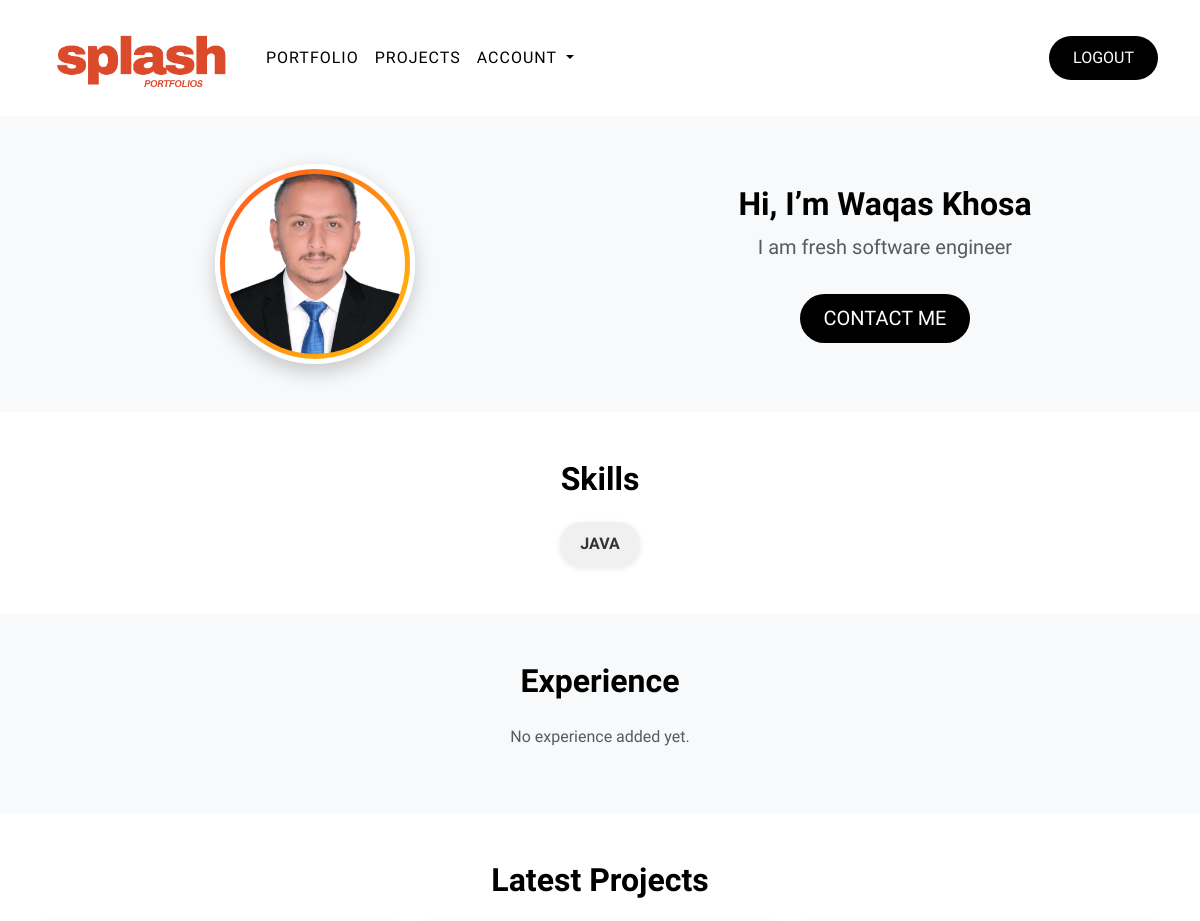
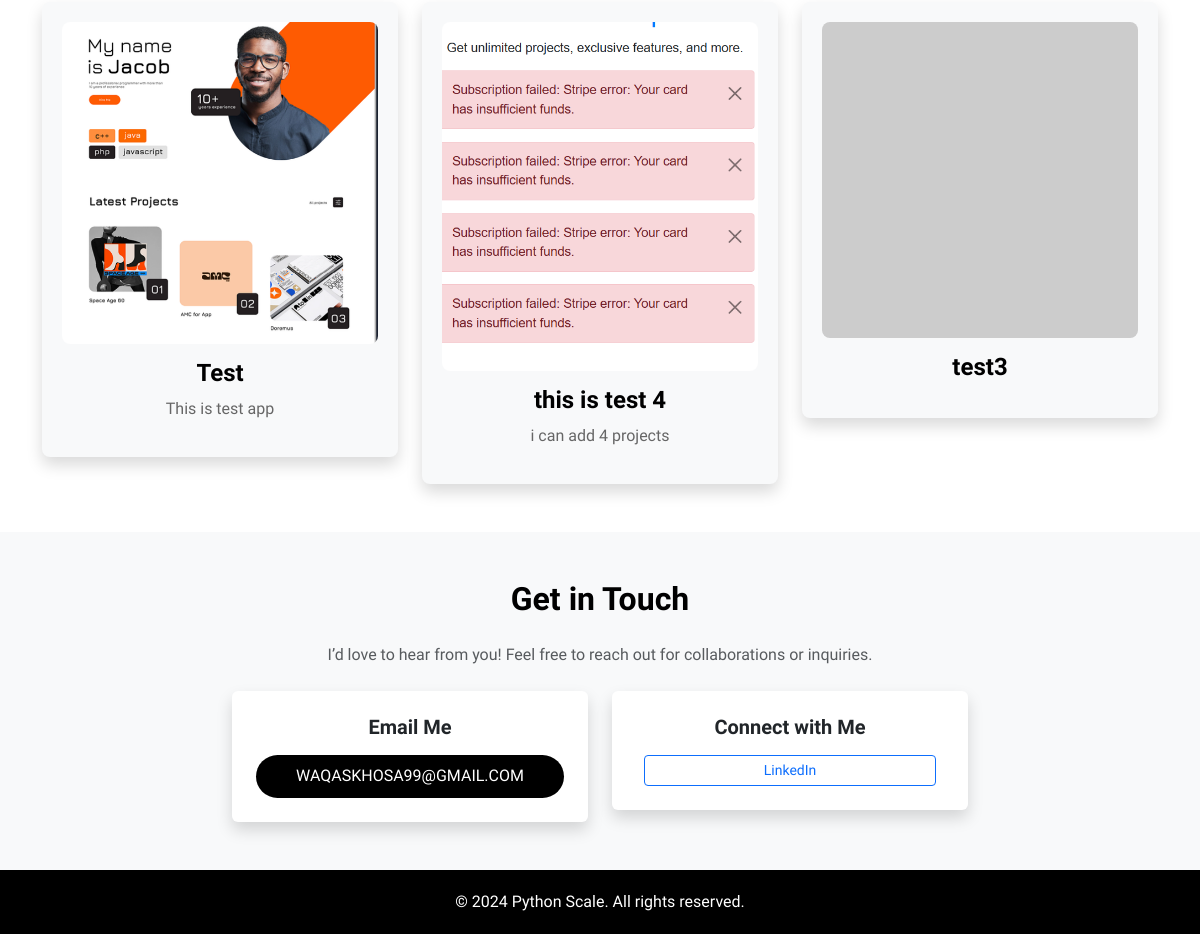
Screenshot of /portfolio/waqaskhosa99/ (signed in) with the database file from the repository (2 pictures, top to bottom).
### portfolio_app/models.py (models this page shows, shortened)
class CustomUser(AbstractUser):
    first_name = models.CharField(max_length=100, blank=True)
    last_name = models.CharField(max_length=100, blank=True)
    email = models.EmailField(unique=True, validators=[EmailValidator(message="Enter a valid email address.")])
    skills = models.ManyToManyField('Skill', blank=True)
    profile_image = models.ImageField(upload_to='profile_images/', null=True, blank=True, default='profile_images/default_profile.jpg')
    introduction = models.CharField(max_length=500, null=True, blank=True)
    is_premium = models.BooleanField(default=False)
    linkedin_url = models.URLField(null=True, blank=True)
    github_url = models.URLField(null=True, blank=True)
    experience = models.CharField(max_length=10, null=True, blank=True)
    signup_year = models.PositiveIntegerField(
        default=datetime.datetime.now().year,
        validators=[
            MinValueValidator(2000),
            MaxValueValidator(datetime.datetime.now().year)
        ]
    )
    username = models.CharField(max_length=150, unique=True, blank=True, null=True)
    REQUIRED_FIELDS = ['first_name', 'last_name']
    USERNAME_FIELD = 'email'
    objects = CustomUserManager()

class Skill(models.Model):
    name = models.CharField(max_length=250, unique=True)

class Project(models.Model):
    user = models.ForeignKey(CustomUser, on_delete=models.CASCADE, related_name='projects')
    title = models.CharField(max_length=250)
    description = models.TextField(blank=True, null=True)
    files = models.FileField(upload_to='project_files/', null=True, blank=True)

class ProjectImage(models.Model):
    project = models.ForeignKey(Project, related_name='images', on_delete=models.CASCADE)
    image = models.ImageField(upload_to='project_images/')

### portfolio_app/views.py (the view)
# urls.py: path('portfolio/<str:username>/', views.portfolio, name='portfolio'),
@login_required
def portfolio(request, username):
    profile_user = get_object_or_404(CustomUser, username=username)
    context = {
        'profile_user': profile_user,
        'skills': profile_user.skills.all(),
        'projects': profile_user.projects.all(),
        'linkedin_url': profile_user.linkedin_url,
        'github_url': profile_user.github_url,
        'experience': profile_user.experience,
        'profile_image': profile_user.profile_image,
    }
    return render(request, 'portfolio.html', context)

### portfolio_app/templates/portfolio.html (shortened to what this page needs)
{% extends 'base.html' %}
{% block content %}
<header class="text-center py-5" style="background-color: #f8f9fa; width: 100vw; margin-left: calc(-50vw + 50%);">
    <div class="container">
        <div class="row align-items-center">
            <div class="col-md-6 text-center">
                {% if profile_image %}
                    <img src="{{ profile_image.url }}" alt="Profile Picture" class="profile-picture">
                {% else %}
                    <img src="https://via.placeholder.com/200" alt="Profile Placeholder" class="profile-picture">
                {% endif %}
            </div>
            <div class="col-md-6">
                <h2 class="fw-bold">Hi, I’m <span class="highlight">{{ profile_user.first_name }} {{ profile_user.last_name }}</span></h2>
                <p class="lead text-muted">{{ profile_user.introduction }}</p>
                <a href="#contact" class="btn btn-primary btn-lg mt-3">Contact Me</a>
            </div>
        </div>
    </div>
</header>
<section id="skills" class="py-5" style="background-color: #ffffff; width: 100vw; margin-left: calc(-50vw + 50%);">
    <div class="container">
        <h2 class="text-center mb-4 fw-bold">Skills</h2>
        {% if skills %}
            <div class="d-flex flex-wrap justify-content-center gap-3">
                {% for skill in skills %}
                    <span class="skill-badge">{{ skill.name }}</span>
                {% endfor %}
            </div>
        {% else %}
            <p class="text-center text-muted">No skills listed.</p>
        {% endif %}
    </div>
</section>
<section id="experience" class="py-5" style="background-color: #f8f9fa; width: 100vw; margin-left: calc(-50vw + 50%);">
    <div class="container">
        <h2 class="text-center mb-4 fw-bold">Experience</h2>
        {% if profile_user.experience_list %}
            <div class="timeline">
                {% for experience in profile_user.experience_list %}
                    <div class="timeline-item mb-4">
                        <h5 class="fw-bold">{{ experience.title }}</h5>
                        <p class="text-muted">{{ experience.company }} - {{ experience.years }}</p>
                        <p>{{ experience.description }}</p>
                    </div>
                {% endfor %}
            </div>
        {% else %}
            <p class="text-center text-muted">No experience added yet.</p>
        {% endif %}
    </div>
</section>
<section id="projects" class="py-5" style="background-color: #ffffff; width: 100vw; margin-left: calc(-50vw + 50%);">
    <div class="container">
        <h2 class="text-center mb-4 fw-bold">Latest Projects</h2>
        {% if projects %}
            <div class="row g-4">
                {% for project in projects %}
                    <div class="col-md-4">
                        <div class="project-card shadow">
                            {% if project.images.first %}
                                <img src="{{ project.images.first.image.url }}" alt="{{ project.title }}" class="project-img img-fluid">
                            {% else %}
                                <img src="https://via.placeholder.com/300" alt="No Image Available" class="project-img img-fluid">
                            {% endif %}
                            <h3 class="project-title">{{ project.title }}</h3>
                            <p class="project-description">{{ project.description }}</p>
                        </div>
                    </div>
                {% endfor %}
            </div>
        {% else %}
            <p class="text-center text-muted">No projects available.</p>
        {% endif %}
    </div>
</section>
<section id="contact" class="py-5" style="background-color: #f8f9fa; width: 100vw; margin-left: calc(-50vw + 50%);">
    <div class="container">
        <h2 class="text-center mb-4 fw-bold">Get in Touch</h2>
        <p class="text-center text-muted mb-4">I’d love to hear from you! Feel free to reach out for collaborations or inquiries.</p>
        <div class="row justify-content-center">
            <div class="col-md-4">
                <div class="card p-4 border-0 shadow text-center">
                    <h5 class="fw-bold mb-3">Email Me</h5>
                    <a href="mailto:{{ profile_user.email }}" class="btn btn-primary btn-md w-100">
                        {{ profile_user.email }}
                    </a>
                </div>
            </div>
            <div class="col-md-4 mt-4 mt-md-0">
                <div class="card p-4 border-0 shadow text-center">
                    <h5 class="fw-bold mb-3">Connect with Me</h5>
                    {% if profile_user.linkedin_url %}
                        <a href="{{ profile_user.linkedin_url }}" class="btn btn-outline-primary btn-sm mx-2" target="_blank">
                             LinkedIn
                        </a>
                    {% endif %}
                </div>
            </div>
        </div>
    </div>
</section>
{% endblock %}

### portfolio_app/templates/base.html (shortened to what this page needs)
<!DOCTYPE html>
<html lang="en">
<head>
    <link href="https://cdn.jsdelivr.net/npm/bootstrap@5.3.3/dist/css/bootstrap.min.css" rel="stylesheet"
>
    <link href="https://cdn.jsdelivr.net/npm/bootstrap-icons/font/bootstrap-icons.css" rel="stylesheet">
    {% load static %}
    <link href="{% static 'css/style.css' %}" rel="stylesheet">
</head>
<body>
    <nav class="navbar navbar-expand-lg navbar-light test">
        <div class="container">
            <a class="navbar-brand" href="{% if user.is_authenticated %}{% url 'portfolio' user.username %}{% else %}{% url 'login' %}{% endif %}">
            </a>
            <div class="collapse navbar-collapse" id="navbarNav">
                <ul class="navbar-nav me-auto">
                    {% if user.is_authenticated %}
                        <li class="nav-item"><a class="nav-link" href="{% url 'portfolio' user.username %}">Portfolio</a></li>
                        <li class="nav-item"><a class="nav-link" href="{% url 'projects' %}">Projects</a></li>
                        <li class="nav-item dropdown">
                            <a class="nav-link dropdown-toggle" id="navbarDropdown" role="button" data-bs-toggle="dropdown" aria-expanded="false">
                                Account
                            </a>
                        </li>
                    {% endif %}
                </ul>
                <ul class="navbar-nav ms-auto">
                    {% if user.is_authenticated %}
                        <li class="nav-item"><a href="{% url 'logout' %}" class="btn btn-danger">Logout</a></li>
                    {% endif %}
                </ul>
            </div>
        </div>
    </nav>
    <div class="container">
        {% block content %}
        {% endblock %}
    </div>
    <footer class="text-center">
        <div class="container">
            <p class="mb-0">&copy; 2024 Python Scale. All rights reserved.</p>
        </div>
    </footer>
</body>
</html>

### static/css/style.css (style rules this page uses)
body { font-family: 'Aileron', sans-serif; background-color: #ffffff; color: #000000; margin: 0; padding: 0; }
.navbar { background-color: #ffffff; }
.navbar-brand { display: inline-block; width: 200px; height: 100px; background: url("../images/splash_logo.png") no-repeat center; background-size: contain; text-indent: -9999px; overflow: hidden; }
.navbar-nav .nav-link { color: #000000; font-weight: 500; text-transform: uppercase; letter-spacing: 1px; transition: color 0.3s ease; }
.btn-primary, .btn-danger { font-family: 'Archivo Black', sans-serif; font-weight: 400; text-transform: uppercase; color: #ffffff; background-color: #000000; border: none; padding: 0.6rem 1.5rem; border-radius: 30px; transition: background-color 0.3s ease; }
footer { background-color: #000000; color: #ffffff; text-align: center; padding: 20px 0; }
.profile-picture { width: 200px; height: 200px; border-radius: 50%; object-fit: cover; box-shadow: 0 8px 20px rgba(0, 0, 0, 0.2); border: 5px solid #ffffff; background: linear-gradient(135deg, #ff5722, #ffc107); padding: 5px; transition: transform 0.3s ease-in-out, box-shadow 0.3s ease-in-out; }
.skill-badge { background-color: #f0f0f0; color: #333333; padding: 10px 20px; font-size: 1rem; border-radius: 25px; text-transform: uppercase; font-weight: 600; box-shadow: 0 2px 6px rgba(0, 0, 0, 0.1); transition: transform 0.3s ease-in-out, background-color 0.3s ease-in-out, color 0.3s ease-in-out; }
.project-card { border: none; background-color: #f8f9fa; border-radius: 8px; box-shadow: 0 4px 15px rgba(0, 0, 0, 0.1); transition: transform 0.3s ease-in-out, box-shadow 0.3s ease-in-out; text-align: center; padding: 20px; }
.project-img { width: 100%; border-radius: 8px; margin-bottom: 15px; object-fit: cover; }
.project-title { font-size: 1.5rem; font-weight: 600; margin-bottom: 10px; color: #000000; }
.project-description { font-size: 1rem; color: #666666; }
a { color: #000000; text-decoration: none; font-weight: 600; transition: color 0.3s ease; }
header, #skills, #experience, #projects, #contact { width: 100vw; margin-left: calc(-50vw + 50%); }
#skills { background-color: #f8f9fa; }
#experience { background-color: #ffffff; }
#projects { background-color: #f8f9fa; }
#contact { background-color: #ffffff; }

### rows the page displays
CustomUser: first_name "Waqas", last_name "Khosa", introduction "I am fresh software engineer", email "WAQASKHOSA99@GMAIL.COM"
Skill: name "JAVA"
Project: images.first.image (picture), title "Test", description "This is test app"
Project: images.first.image (picture), title "this is test 4", description "i can add 4 projects"
Project: title "test3"
